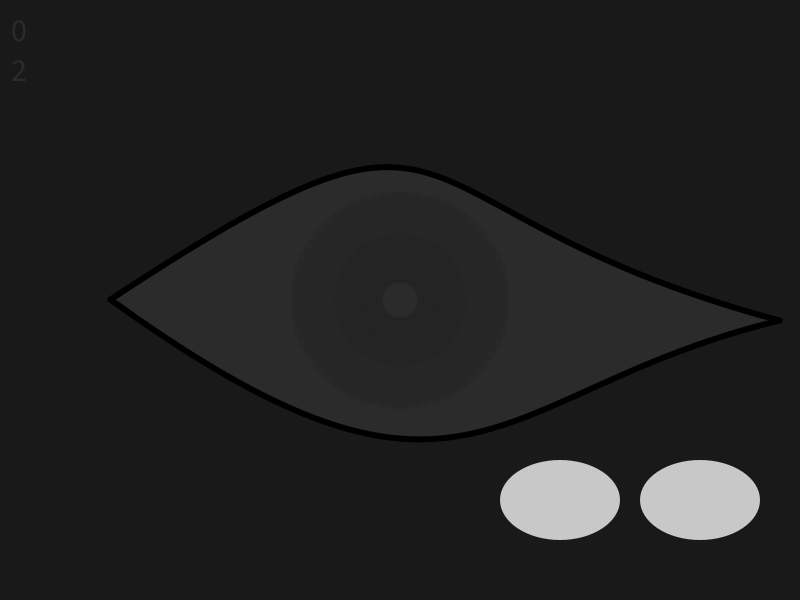
Frame 1 (no input)
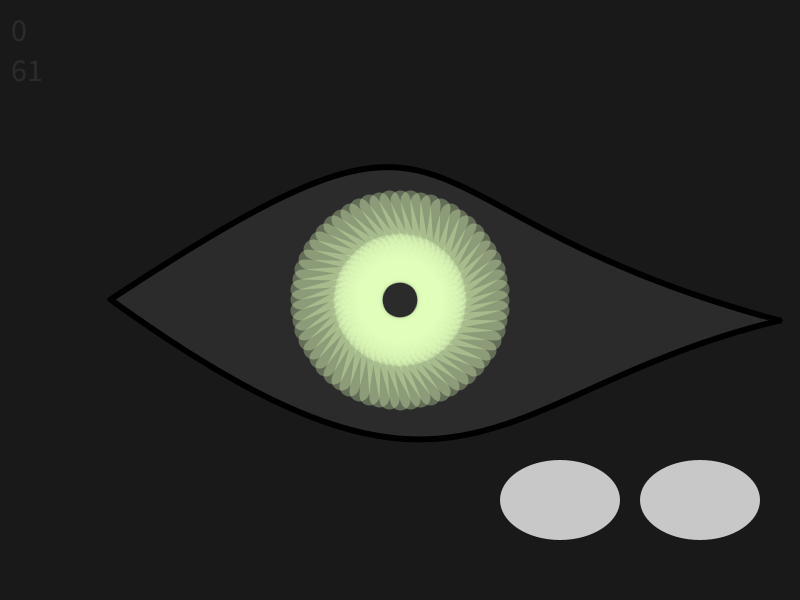
Frame 60 (the mouse pressed at the canvas centre just before this capture)
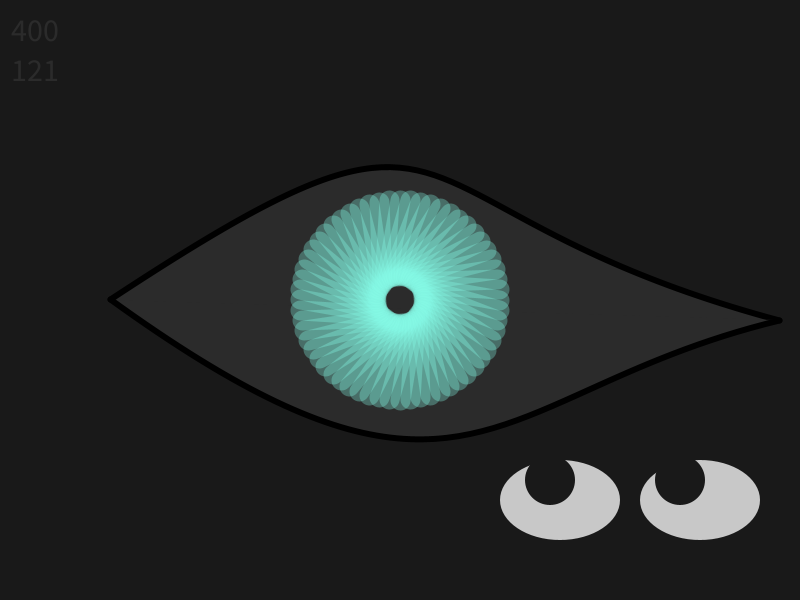
Frame 120 (the mouse held since frame 60 and released just before this capture)

The Processing sketch that drew these frames (run headless with seeded random() and noise(); from frame 60 on, the mouse is pressed at the canvas centre):

// Processing sketch: processing_82122
// ── processing_82122.pde

float angle = 0;
float xAmount=0;
float yAmount=0;
float d=50;
int changeColor = 1;

void setup() {
  size(800, 600);
  strokeWeight(2); 
}
 
 void draw() {
 if(changeColor>255){
  changeColor=0; 
 }
    changeColor++; 
  
  
 textSize(32);
 fill(50);
 eye();
 eye2();
 eyeFrame();
 text(mouseX,-390,-260);
 text(changeColor,-390,-220);

}

void eyeFrame(){
fill(255,20);
strokeWeight(6);
stroke(0, 0, 0);
bezier(-290, 0, 90, -250, -30, -90, 380, 20);
bezier(-290, 0, 70, 260, 90, 90, 380, 20);
}
 
 void eye(){
   // FLOATS
   float distance=40;
   float x1=map(mouseX,0,600,xAmount-distance,xAmount+distance);
   float y1=map(mouseY,0,400,yAmount-distance,yAmount+distance);
   //EVERYTHING ELSE  
  background(25);
  stroke(20);
  rectMode(CENTER);
  colorMode(HSB);
  translate(width/2,height/2);
  color(255,100,80); 
  strokeWeight(60);
  int counter =0 ; 
  noFill();
  strokeWeight(20);
     
      //Lines in eye
      while(counter<60) {
      stroke(changeColor,changeColor+10,changeColor*10-3,80);
      line(x1,y1,0,100);
      rotate(radians(6));
      counter++;
      }
 }


void eye2(){
  noStroke();
  fill(200);  
  //Right
    ellipse(300,200,120,80);
    float xAmount2=280;
    float yAmount2=180;
    float distance2=50;
  //Left
    ellipse(160,200,120,80);
    float xAmount3=150;
    fill(25);
    float x2=map(mouseX,0,800,xAmount2-distance2,xAmount2+distance2);
    float y2=map(mouseY,0,600,yAmount2-distance2,yAmount2+distance2);
    float x3=map(mouseX,0,800,xAmount3-distance2,xAmount3+distance2);
    float y3=map(mouseY,0,600,yAmount2-distance2,yAmount2+distance2);
   //Right
    ellipse(x2,y2,d,d);
   //Left
    ellipse(x3,y3,d,d);
}
